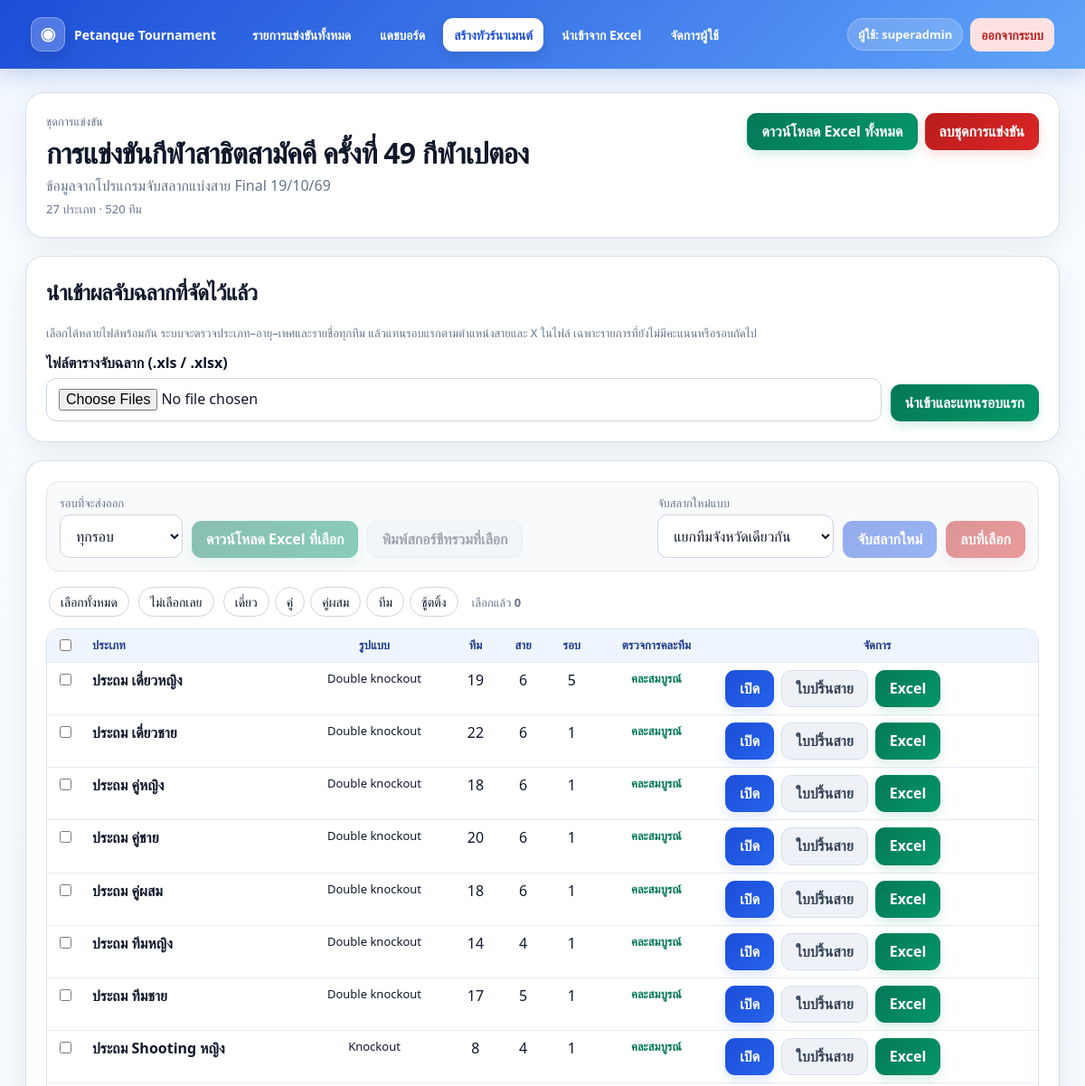
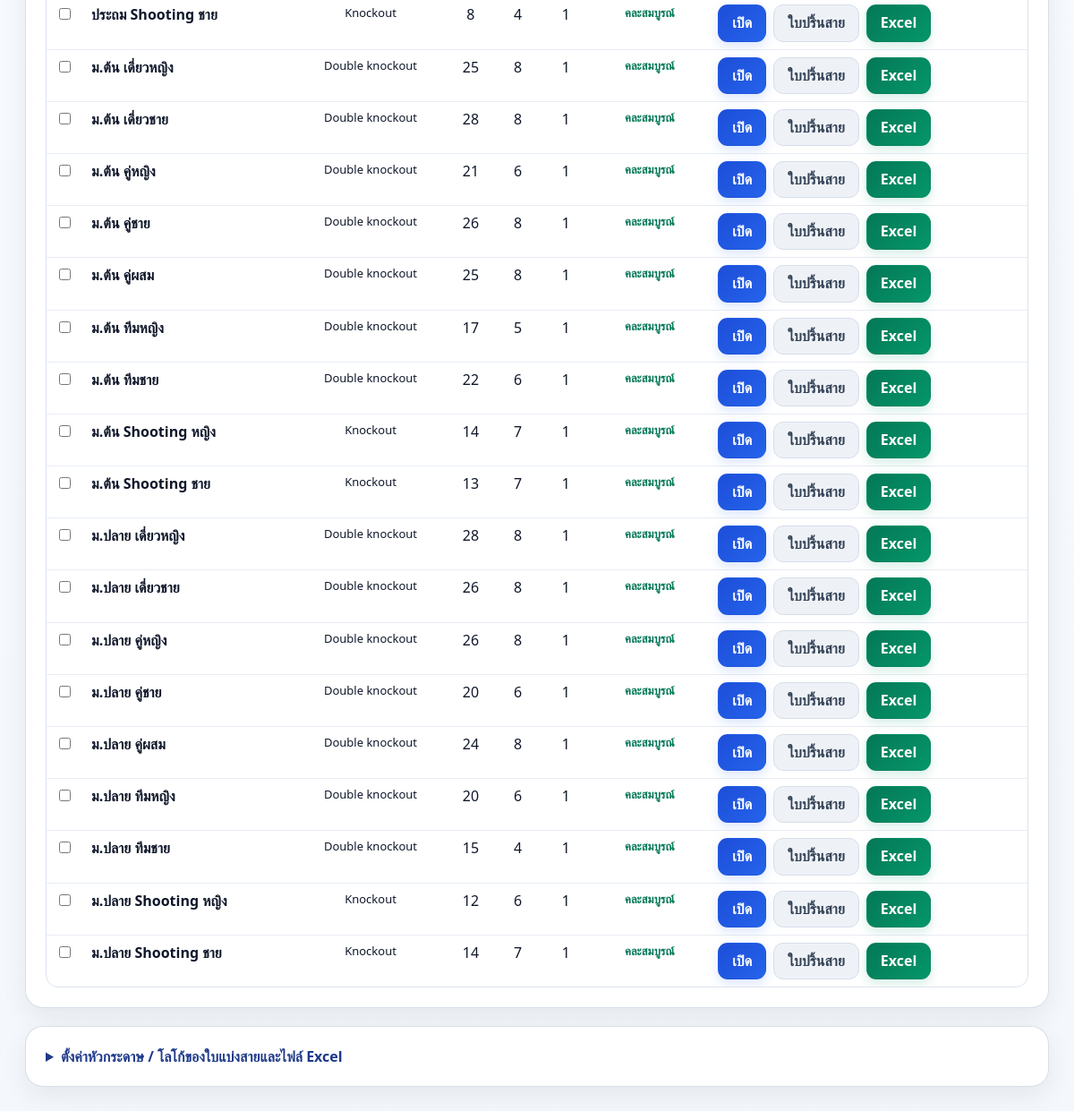
Page /batches/3 (signed in) on the committed database (2 pictures, top to bottom).
### tables this page shows
CREATE TABLE users (
            id INTEGER PRIMARY KEY AUTOINCREMENT,
            username TEXT UNIQUE NOT NULL,
            password_hash TEXT NOT NULL,
            role TEXT NOT NULL CHECK(role IN ('super_admin', 'admin')),
            created_by INTEGER,
            is_active INTEGER NOT NULL DEFAULT 1,
            create_quota INTEGER NOT NULL DEFAULT 0,
            created_count INTEGER NOT NULL DEFAULT 0,
            expires_at TEXT,
            created_at TEXT NOT NULL,
            updated_at TEXT NOT NULL,
            FOREIGN KEY(created_by) REFERENCES users(id)
        );

CREATE TABLE tournament_batches (
            id INTEGER PRIMARY KEY AUTOINCREMENT,
            name TEXT NOT NULL,
            subtitle TEXT,
            owner_id INTEGER NOT NULL,
            left_logo BLOB,
            right_logo BLOB,
            use_default_right_logo INTEGER NOT NULL DEFAULT 1,
            created_at TEXT NOT NULL
        , score_extra_logo BLOB);

CREATE TABLE tournaments (
            id INTEGER PRIMARY KEY AUTOINCREMENT,
            name TEXT NOT NULL,
            owner_id INTEGER NOT NULL,
            team_count INTEGER NOT NULL,
            group_count INTEGER NOT NULL,
            group_sizes_json TEXT NOT NULL,
            avoid_same INTEGER NOT NULL DEFAULT 1,
            competition_type TEXT NOT NULL DEFAULT 'double_knockout',
            qualify_per_group INTEGER NOT NULL DEFAULT 2,
            status TEXT NOT NULL DEFAULT 'draft',
            created_at TEXT NOT NULL, batch_id INTEGER, event_label TEXT, event_category TEXT, event_gender TEXT, event_age INTEGER, sort_order INTEGER,
            FOREIGN KEY(owner_id) REFERENCES users(id)
        );

### app.py (the view)
@app.route("/batches/<int:batch_id>")
@login_required
def view_batch(batch_id):
    user = current_user()
    batch = get_batch_for_user(batch_id, user)
    if not batch:
        flash("ไม่พบชุดการแข่งขัน", "error")
        return redirect(url_for("dashboard"))
    tournaments = batch_tournaments(batch_id)
    categories = [c for c in bulk_events.CATEGORY_ORDER if any((t["event_category"] or "อื่นๆ") == c for t in tournaments)]
    ages = sorted({t["event_age"] for t in tournaments if t["event_age"]})
    mix_audits = {t["id"]: tournament_mix_audit(t["id"]) for t in tournaments}
    return render_template(
        "batch_detail.html",
        batch=batch,
        tournaments=tournaments,
        categories=categories,
        ages=ages,
        avoid_modes=AVOID_MODES,
        mix_audits=mix_audits,
    )

### app.py (called while the page is built)
def table_exists(db, table_name):
    if isinstance(db, PostgresConnection):
        row = db.execute(
            "SELECT table_name FROM information_schema.tables WHERE table_schema = current_schema() AND table_name = ?",
            (table_name,),
        ).fetchone()
        return row is not None
    row = db.execute(
        "SELECT name FROM sqlite_master WHERE type = 'table' AND name = ?",
        (table_name,),
    ).fetchone()
    return row is not None

def table_columns(db, table_name):
    if isinstance(db, PostgresConnection):
        rows = db.execute(
            "SELECT column_name FROM information_schema.columns WHERE table_schema = current_schema() AND table_name = ?",
            (table_name,),
        ).fetchall()
        return {row["column_name"] for row in rows}
    return {row[1] for row in db.execute(f"PRAGMA table_info({table_name})").fetchall()}

def get_db():
    if "db" not in g:
        if DATABASE_URL:
            g.db = PostgresConnection(DATABASE_URL)
            if not table_exists(g.db, "tournament_rounds"):
                init_db(g.db)
                migrate_sqlite_data(DATABASE, g.db)
            else:
                ensure_runtime_schema(g.db)
        else:
            g.db = sqlite3.connect(DATABASE)
            g.db.row_factory = sqlite3.Row
            ensure_runtime_schema(g.db)
    return g.db

def current_user():
    uid = session.get("user_id")
    if not uid:
        return None
    return get_db().execute("SELECT * FROM users WHERE id = ?", (uid,)).fetchone()

def login_required(view):
    @wraps(view)
    def wrapped(*args, **kwargs):
        if not current_user():
            flash("กรุณาเข้าสู่ระบบก่อน", "error")
            return redirect(url_for("login"))
        return view(*args, **kwargs)
    return wrapped

def competition_type_label(value):
    labels = {
        "double_knockout": "Double knockout",
        "double_elimination": "Double knockout",
        "knockout": "Knockout",
    }
    return labels.get(value, value or "-")

@app.context_processor
def inject_user():
    return {
        "current_user": current_user(),
        "competition_type_label": competition_type_label,
        "group_label": group_label,
        "stage_can_edit": stage_is_editable,
    }

### templates/batch_detail.html (shortened to what this page needs)
{% extends "base.html" %}
{% block content %}
<div class="card">
    <div style="display:flex; justify-content:space-between; gap:12px; flex-wrap:wrap; align-items:flex-start;">
        <div>
            <div class="muted small">ชุดการแข่งขัน</div>
            <h1 style="margin:4px 0;">{{ batch['name'] }}</h1>
            <div class="muted">{{ batch['subtitle'] or '' }}</div>
            <div class="muted small" style="margin-top:6px;">{{ tournaments|length }} ประเภท · {{ tournaments|sum(attribute='team_count') }} ทีม</div>
        </div>
        <div style="display:flex;gap:8px;flex-wrap:wrap;">
            <a class="btn success" href="{{ url_for('export_batch', batch_id=batch['id'], rounds='all') }}">ดาวน์โหลด Excel ทั้งหมด</a>
            <form method="post" action="{{ url_for('delete_batch', batch_id=batch['id']) }}"
                  onsubmit="return confirm('ยืนยันลบชุดการแข่งขันนี้และทัวร์นาเมนต์ทั้งหมด {{ tournaments|length }} ประเภท? ข้อมูลคะแนนทั้งหมดจะถูกลบถาวร');">
                <button type="submit" class="btn danger">ลบชุดการแข่งขัน</button>
            </form>
        </div>
    </div>
</div>
<div class="card">
    <h2 style="margin-top:0;">นำเข้าผลจับฉลากที่จัดไว้แล้ว</h2>
    <p class="muted small">เลือกได้หลายไฟล์พร้อมกัน ระบบจะตรวจประเภท–อายุ–เพศและรายชื่อทุกทีม แล้วแทนรอบแรกตามตำแหน่งสายและ X ในไฟล์ เฉพาะรายการที่ยังไม่มีคะแนนหรือรอบถัดไป</p>
    <form method="post" action="{{ url_for('import_batch_pairings', batch_id=batch['id']) }}" enctype="multipart/form-data" style="display:flex;gap:10px;align-items:end;flex-wrap:wrap;">
        <div style="flex:1;min-width:280px;">
            <label style="font-weight:700;display:block;margin-bottom:6px;">ไฟล์ตารางจับฉลาก (.xls / .xlsx)</label>
            <input type="file" name="pairing_files" accept=".xls,.xlsx" multiple required>
        </div>
        <button type="submit" class="btn success" onclick="return confirm('ตรวจและแทนผลจับฉลากรอบแรกจากไฟล์ที่เลือก?');">นำเข้าและแทนรอบแรก</button>
    </form>
</div>
<div class="card">
<form method="get" id="batch_form" action="{{ url_for('export_batch', batch_id=batch['id']) }}">
    <div class="toolbar">
        <div class="grp">
            <span class="small muted">รอบที่จะส่งออก</span>
            <select name="rounds">
                <option value="all">ทุกรอบ</option>
            </select>
        </div>
        <button type="submit" class="btn success sel-btn">ดาวน์โหลด Excel ที่เลือก</button>
        <button type="submit" class="btn secondary sel-btn"
                formaction="{{ url_for('batch_score_sheets', batch_id=batch['id']) }}" formtarget="_blank">พิมพ์สกอร์ชีทรวมที่เลือก</button>
        <div class="grp">
            <span class="small muted">จับสลากใหม่แบบ</span>
            <select name="avoid_mode">
                {% for key, label in avoid_modes.items() %}<option value="{{ key }}">{{ label }}</option>{% endfor %}
            </select>
        </div>
        <button type="submit" class="btn sel-btn" formmethod="post" formaction="{{ url_for('redraw_batch', batch_id=batch['id']) }}"
                onclick="return confirm('จับสลากรอบแรกใหม่สำหรับประเภทที่เลือก? (เฉพาะที่ยังไม่มีคะแนน)');">จับสลากใหม่</button>
        <button type="submit" class="btn danger sel-btn" formmethod="post" formaction="{{ url_for('delete_batch_selected', batch_id=batch['id']) }}"
                onclick="return confirm('ลบประเภทที่เลือกทั้งหมด? ข้อมูลคะแนนจะหายด้วย');">ลบที่เลือก</button>
    </div>
    <div style="margin-bottom:10px;">
        <span class="chip" data-act="all">เลือกทั้งหมด</span>
        <span class="chip" data-act="none">ไม่เลือกเลย</span>
        {% for c in categories %}<span class="chip" data-cat="{{ c }}">{{ c }}</span>{% endfor %}
        <span class="muted small" style="margin-left:8px;">เลือกแล้ว <strong id="sel_count">0</strong></span>
    </div>
    <div style="overflow-x:auto;">
    <table class="ev-table">
        <thead>
            <tr>
                <th style="width:36px;"><input type="checkbox" id="check_all" style="width:auto;"></th>
                <th style="text-align:left;">ประเภท</th>
                <th>รูปแบบ</th>
                <th>ทีม</th>
                <th>สาย</th>
                <th>รอบ</th>
                <th>ตรวจการคละทีม</th>
                <th>จัดการ</th>
            </tr>
        </thead>
        <tbody>
        {% for t in tournaments %}
            <tr class="ev-row" data-cat="{{ t['event_category'] or 'อื่นๆ' }}" data-age="{{ t['event_age'] or '' }}">
                <td style="text-align:center;"><input type="checkbox" name="ids" value="{{ t['id'] }}" class="ev-check" style="width:auto;"></td>
                <td><strong>{{ t['name'] }}</strong></td>
                <td style="text-align:center;" class="small">{{ competition_type_label(t['competition_type']) }}</td>
                <td style="text-align:center;">{{ t['team_count'] }}</td>
                <td style="text-align:center;">{{ t['group_count'] }}</td>
                <td style="text-align:center;">{{ t['round_count'] }}</td>
                {% set audit = mix_audits.get(t['id']) %}
                <td style="text-align:center;" class="small">
                    {% if audit.province_pairs == 0 and audit.org_pairs == 0 %}
                    <span style="color:#047857;font-weight:700;">คละสมบูรณ์</span>
                    {% else %}
                    จังหวัดซ้ำ {{ audit.province_pairs }} คู่ / {{ audit.province_groups }} สาย<br>
                    หน่วยงานซ้ำ {{ audit.org_pairs }} คู่ / {{ audit.org_groups }} สาย
                    {% endif %}
                </td>
                <td>
                    <div class="actions">
                        <a class="btn" href="{{ url_for('view_tournament', tournament_id=t['id']) }}">เปิด</a>
                        <a class="btn secondary" href="{{ url_for('print_groups_sheet', tournament_id=t['id']) }}" target="_blank">ใบปริ้นสาย</a>
                        <a class="btn success" href="{{ url_for('export_tournament_excel', tournament_id=t['id']) }}">Excel</a>
                    </div>
                </td>
            </tr>
        {% endfor %}
        </tbody>
    </table>
    </div>
</form>
</div>
<div class="card">
    <details>
        <summary style="cursor:pointer; font-weight:700;">ตั้งค่าหัวกระดาษ / โลโก้ของใบแบ่งสายและไฟล์ Excel</summary>
    </details>
</div>
{% endblock %}

### templates/base.html (shortened to what this page needs)
<!doctype html>
<html lang="th">
<head>
</head>
<body>
  <div class="nav">
    <a class="nav-brand" href="{{ url_for('home') }}"><span class="brand-badge">◉</span><span>Petanque Tournament</span></a>
    <a href="{{ url_for('home') }}">รายการแข่งขันทั้งหมด</a>
    {% if current_user %}
      <a href="{{ url_for('dashboard') }}">แดชบอร์ด</a>
      <a class="primary-link" href="{{ url_for('create_tournament') }}">สร้างทัวร์นาเมนต์</a>
      <a href="{{ url_for('import_events') }}">นำเข้าจาก Excel</a>
      {% if current_user['role'] == 'super_admin' %}
      <a href="{{ url_for('manage_users') }}">จัดการผู้ใช้</a>
      {% endif %}
      <span class="user-pill">ผู้ใช้: {{ current_user['username'] }}</span>
      <a class="logout-link" href="{{ url_for('logout') }}">ออกจากระบบ</a>
    {% else %}
      <span class="spacer"></span>
      <a class="primary-link" href="{{ url_for('login') }}">เข้าสู่ระบบ</a>
    {% endif %}
  </div>
  <div class="wrap">
    {% block content %}{% endblock %}
  </div>
</body>
</html>

### templates/base.html (style rules this page uses)
:root { --blue:#2563eb;--blue-dark:#1d4ed8;--sky:#60a5fa;--ink:#0f172a;--muted:#64748b;--line:#dbe3ef;--surface:#fff;--bg:#f4f8ff;--green:#059669;--red:#dc2626 }
* { box-sizing:border-box }
html { scroll-behavior:smooth }
body { font-family:system-ui,-apple-system,BlinkMacSystemFont,'Segoe UI',sans-serif;background:linear-gradient(180deg,#eef6ff 0,#f8fbff 260px,#f4f7fb 100%);margin:0;color:var(--ink);min-height:100vh }
a { color:inherit }
.nav { position:sticky;top:0;z-index:1000;background:linear-gradient(135deg,var(--blue-dark),var(--sky));color:#fff;padding:10px clamp(14px,3vw,34px);display:flex;gap:8px;align-items:center;flex-wrap:wrap;box-shadow:0 6px 24px rgba(30,64,175,.22) }
.nav-brand { display:flex!important;align-items:center;gap:10px;margin-right:8px;background:transparent!important;padding-left:0!important;font-size:17px;font-weight:900 }
.brand-badge { display:inline-grid;place-items:center;width:38px;height:38px;border-radius:12px;background:rgba(255,255,255,.22);border:1px solid rgba(255,255,255,.3);box-shadow:0 7px 16px rgba(15,23,42,.14);font-size:20px }
.nav a { color:#fff;text-decoration:none;padding:9px 12px;border-radius:11px;background:transparent;font-weight:750;font-size:14px;transition:background .18s ease,transform .18s ease }
.nav a.primary-link { background:#fff;color:var(--blue-dark);box-shadow:0 5px 14px rgba(15,23,42,.12) }
.nav a.logout-link { background:#fee2e2;color:#b91c1c }
.user-pill { display:inline-flex;align-items:center;gap:7px;padding:8px 11px;border-radius:999px;background:rgba(255,255,255,.18);border:1px solid rgba(255,255,255,.25);font-size:13px;font-weight:800;white-space:nowrap }
.wrap { max-width:1320px;margin:0 auto;padding:26px clamp(14px,3vw,28px) 48px }
.card { background:rgba(255,255,255,.96);border:1px solid rgba(203,213,225,.75);border-radius:20px;padding:22px;box-shadow:0 10px 30px rgba(15,23,42,.07);margin-bottom:20px }
.card h1,.card h2,.section-title { letter-spacing:-.025em }
.muted,.muted-text { color:var(--muted) }
.btn { display:inline-flex;align-items:center;justify-content:center;gap:6px;border:1px solid transparent;border-radius:11px;padding:10px 15px;background:linear-gradient(135deg,var(--blue-dark),var(--blue));color:#fff!important;text-decoration:none;cursor:pointer;font:inherit;font-weight:800;line-height:1.2;box-shadow:0 5px 12px rgba(37,99,235,.16);transition:transform .15s ease,box-shadow .15s ease,filter .15s ease }
.btn:disabled { opacity:.45;cursor:not-allowed;transform:none;box-shadow:none }
.btn.success { background:linear-gradient(135deg,#047857,var(--green));box-shadow:0 5px 12px rgba(5,150,105,.16) }
.btn.danger,.btn-danger { background:linear-gradient(135deg,#b91c1c,var(--red));box-shadow:0 5px 12px rgba(220,38,38,.16) }
.btn.secondary,.btn-secondary { background:#eef2f7;color:#334155!important;border-color:#d6deea;box-shadow:none }
input,textarea,select { width:100%;padding:11px 13px;border:1px solid #cbd5e1;border-radius:11px;box-sizing:border-box;background:#fff;color:var(--ink);font:inherit;transition:border .15s ease,box-shadow .15s ease }
input[type=checkbox],input[type=radio] { accent-color:var(--blue);width:auto }
table { width:100%;border-collapse:separate;border-spacing:0;background:#fff;border:1px solid var(--line);border-radius:14px;overflow:hidden }
th,td { border:0;border-bottom:1px solid #e8edf4;padding:11px;vertical-align:top }
th { background:#eef5ff;color:#1e3a8a;font-size:13px;font-weight:900;text-transform:none }
tbody tr:last-child td { border-bottom:0 }
.actions { display:flex;gap:8px;flex-wrap:wrap }
.small { font-size:13px }
details { border-radius:14px }
summary { color:#1e3a8a }

### templates/batch_detail.html (style rules this page uses)
.chip { display:inline-block;border:1px solid #cbd5e1;background:#fff;border-radius:999px;padding:6px 12px;margin:3px;cursor:pointer;font-size:14px }
.ev-table td,.ev-table th { padding:8px 10px }
.toolbar { display:flex;gap:10px;flex-wrap:wrap;align-items:end;padding:14px;background:#f8fafc;border:1px solid #e5e7eb;border-radius:14px;margin-bottom:14px }
.toolbar select { width:auto }
.toolbar .grp { display:flex;flex-direction:column;gap:4px }

### rows in the picture
users: username "superadmin"
tournament_batches: name "การแข่งขันกีฬาสาธิตสามัคคี ครั้งที่ 49 กีฬาเปตอง", subtitle "ข้อมูลจากโปรแกรมจับสลากแบ่งสาย Final 19/10/69"
tournaments: name "ประถม เดี่ยวหญิง", competition_type "Double knockout", team_count "19", group_count "6", round_count "5"
tournaments: name "ประถม เดี่ยวชาย", competition_type "Double knockout", team_count "22", group_count "6", round_count "1"
tournaments: name "ประถม คู่หญิง", competition_type "Double knockout", team_count "18", group_count "6", round_count "1"
tournaments: name "ประถม คู่ชาย", competition_type "Double knockout", team_count "20", group_count "6", round_count "1"
tournaments: name "ประถม คู่ผสม", competition_type "Double knockout", team_count "18", group_count "6", round_count "1"
tournaments: name "ประถม ทีมหญิง", competition_type "Double knockout", team_count "14", group_count "4", round_count "1"
tournaments: name "ประถม ทีมชาย", competition_type "Double knockout", team_count "17", group_count "5", round_count "1"
tournaments: name "ประถม Shooting หญิง", competition_type "Knockout", team_count "8", group_count "4", round_count "1"
tournaments: name "ประถม Shooting ชาย", competition_type "Knockout", team_count "8", group_count "4", round_count "1"
tournaments: name "ม.ต้น เดี่ยวหญิง", competition_type "Double knockout", team_count "25", group_count "8", round_count "1"
tournaments: name "ม.ต้น เดี่ยวชาย", competition_type "Double knockout", team_count "28", group_count "8", round_count "1"
tournaments: name "ม.ต้น คู่หญิง", competition_type "Double knockout", team_count "21", group_count "6", round_count "1"
tournaments: name "ม.ต้น คู่ชาย", competition_type "Double knockout", team_count "26", group_count "8", round_count "1"
tournaments: name "ม.ต้น คู่ผสม", competition_type "Double knockout", team_count "25", group_count "8", round_count "1"
tournaments: name "ม.ต้น ทีมหญิง", competition_type "Double knockout", team_count "17", group_count "5", round_count "1"
tournaments: name "ม.ต้น ทีมชาย", competition_type "Double knockout", team_count "22", group_count "6", round_count "1"
tournaments: name "ม.ต้น Shooting หญิง", competition_type "Knockout", team_count "14", group_count "7", round_count "1"
tournaments: name "ม.ต้น Shooting ชาย", competition_type "Knockout", team_count "13", group_count "7", round_count "1"
tournaments: name "ม.ปลาย เดี่ยวหญิง", competition_type "Double knockout", team_count "28", group_count "8", round_count "1"
tournaments: name "ม.ปลาย เดี่ยวชาย", competition_type "Double knockout", team_count "26", group_count "8", round_count "1"
tournaments: name "ม.ปลาย คู่หญิง", competition_type "Double knockout", team_count "26", group_count "8", round_count "1"
tournaments: name "ม.ปลาย คู่ชาย", competition_type "Double knockout", team_count "20", group_count "6", round_count "1"
tournaments: name "ม.ปลาย คู่ผสม", competition_type "Double knockout", team_count "24", group_count "8", round_count "1"
tournaments: name "ม.ปลาย ทีมหญิง", competition_type "Double knockout", team_count "20", group_count "6", round_count "1"
tournaments: name "ม.ปลาย ทีมชาย", competition_type "Double knockout", team_count "15", group_count "4", round_count "1"
tournaments: name "ม.ปลาย Shooting หญิง", competition_type "Knockout", team_count "12", group_count "6", round_count "1"
tournaments: name "ม.ปลาย Shooting ชาย", competition_type "Knockout", team_count "14", group_count "7", round_count "1"

### other values in the picture
{{ tournaments|length }} "27"
{{ tournaments|sum(attribute='team_count') }} "520"
{{ c }} "เดี่ยว" "คู่" "คู่ผสม" "ทีม" "ชู้ตติ้ง"
form field avoid_mode "แยกทีมจังหวัดเดียวกัน"
